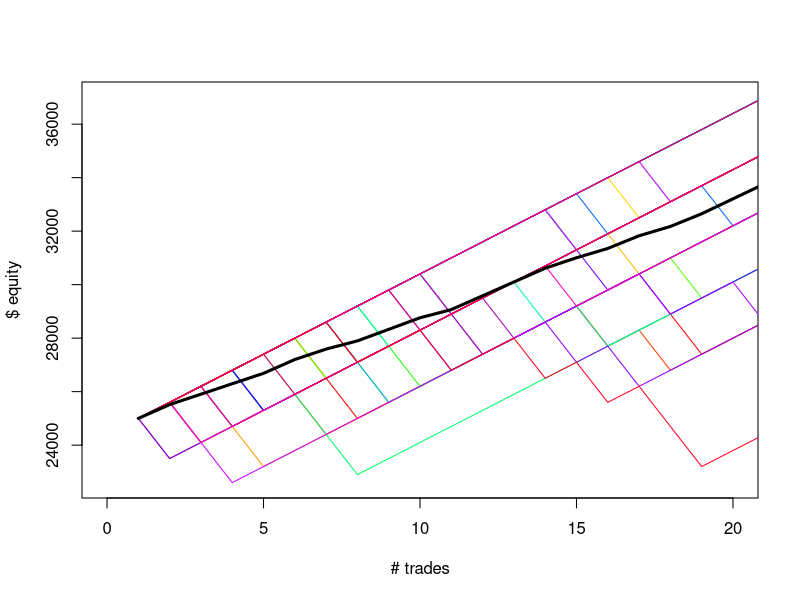

R code for this plot:
# Try to simulate some equity curves given P(win) and Avg Win size
# Inputs:
#   number of trades per curve
#   number of curves
#   probability of winning
#   profit factor -OR- (average win size + average loss size) -OR- W:L
#   whether wins/losses are in $ or %
#   dollar multiplier of W:L if W:L in $ 
#     (e.g. each trade wins $50 and loses $100 if W:L is 0.5 and mult is 100)
#   max loss per trade if W:L in % 
#     (e.g. each trade wins 5% and loses 10% if W:L is 0.5 max loss is 10)
#   starting equity
# Risk of ruin inputs:
#   Loss level % (be clear what this is: losing X% or having X% remaining)
# Outputs:
#   Basic statistical analysis of all curve results
#   Basic statistical analysis of drawdowns by time
#     answer the question: "how hard is this to stick to when times are bad?"
#   Basic statistical analysis of drawdowns by amount
#     answer the question: "how pissed would people be looking at results?"
#   Graph of random sample of X curves
# Risk of ruin outputs:
#   Risk of ever experiencing loss level % from any given point on curve
#   Risk of ever experiencing loss level % of starting capital

library(zoo)

pwin   = 0.9
wlr    = 0.4
#avg_w  = 2
#avg_l  = 5
if (wlr < 1) {
  avg_w = 1
  avg_l = (1/wlr)
} else {
  avg_w = wlr
  avg_l = 1
}
#wlr    = avg_w / avg_l
#profac = wlr * (pwin/(1-pwin))
d_mult = 600            # d mode: dollars to multiply avg win/loss by
maxpct = 5              # max % loss on the losing trades
f_mult = maxpct / avg_l # use this to sync wlr w/ max loss % on a trade
ncurve = 50
ntrade = 20
d_or_f = 'd'            # dollars or fixed fractional risk mode
equity = 25000

probs  = runif(ncurve * ntrade)
probs  = matrix(probs, nrow=ntrade, ncol=ncurve)

trades = probs
if (d_or_f == "d") {
  trades[probs <= pwin] = avg_w * d_mult
  trades[probs > pwin]  = avg_l * d_mult * (-1)
} else {
  trades[probs <= pwin] = f_mult * avg_w / 100
  trades[probs > pwin]  = f_mult * avg_l / 100 * (-1)
}

curves = rep(equity, ncurve)
temp   = rbind(curves, trades)
#curves = rollapply(curves, 1, sum) # not this easy

# rollapply is unusably slow as used below
# brute force is easier than going to get RcppRoll and trying again
excel_roll_sum = function(x) {
  y = x
  for (i in 1:length(x)) { y[i] = rollapply(x, i, sum)[1]}
  return(y)
}

excel_roll_sum2 = function(x) {
  for (i in 1:(length(x)-1)) { 
    x[i+1] = x[i]+x[i+1]
  }
  return(x)
}

excel_roll_mult = function(x) {
  for (i in 1:(length(x)-1)) { 
    x[i+1] = x[i]*(1+x[i+1])
  }
  return(x)
}

if (d_or_f == 'd') {
  curves = apply(temp, 2, excel_roll_sum2)
} else 
  curves = apply(temp, 2, excel_roll_mult)

avg_crv = rowSums(curves)/ncurve

# plot them
xrange = c(0, ntrade)
yrange = range(curves)

plot(xrange, yrange, type="n", xlab="# trades", ylab="$ equity")
colors   = rainbow(ncurve)
linetype = c(1:ncurve)

for (i in 1:ncurve) {
  lines(1:(ntrade+1), curves[,i], col=colors[i])
}

lines(1:(ntrade+1), avg_crv, col="black", lwd=3)
cat("average return ", (tail(avg_crv,1) - equity)/equity*100, "%")
summary(as.vector(tail(curves, 1)))
